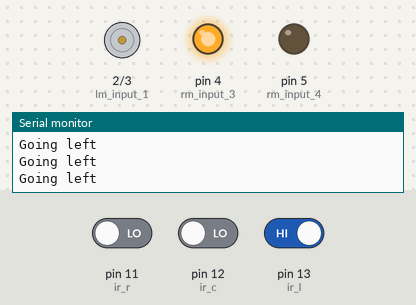
The sketch below on a simulated Arduino Uno, built with avr-gcc and run on an emulated ATmega328P. On the bench: motor-driver pin pairs drawn as motors (green arrow = first pin HIGH = forward, orange = second pin HIGH = backward, longer = more drive), output pins drawn as LEDs (lit = HIGH), the last lines printed to the serial monitor. The inputs (shaded band) are chosen by the test bench; at power-on: pin 13 (ir_l) HIGH, pin 11 (ir_r) LOW, pin 12 (ir_c) LOW.

Above: at 1.2 s.
1.3 s: pin 13 (ir_l) driven LOW
At 1.8 s:
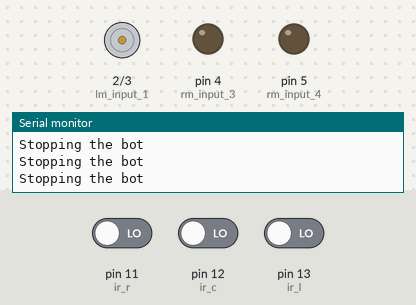
2.8 s: pin 11 (ir_r) driven HIGH
At 3.8 s:
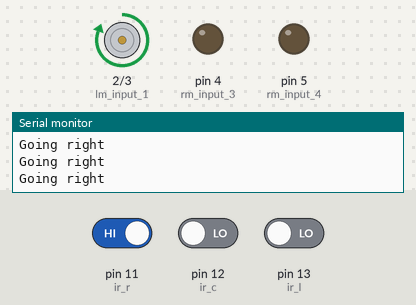
4.3 s: pin 11 (ir_r) driven LOW
At 5.2 s:
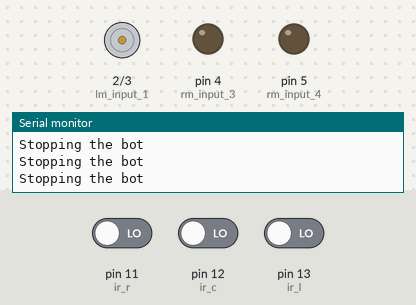
7.3 s: pin 12 (ir_c) driven HIGH
At 7.9 s:
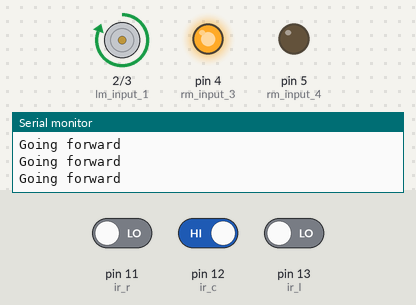
8.8 s: pin 12 (ir_c) driven LOW
At 10.2 s:
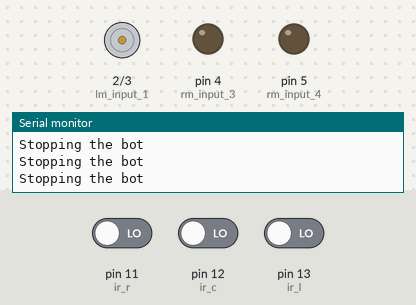
11.8 s: pin 13 (ir_l) driven HIGH
At 12.1 s:
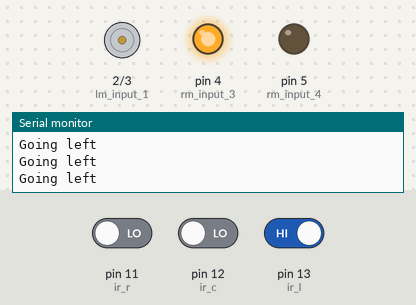
Timing chart, 0 to 14.8 s (numbered marks = the images above; inputs shaded):
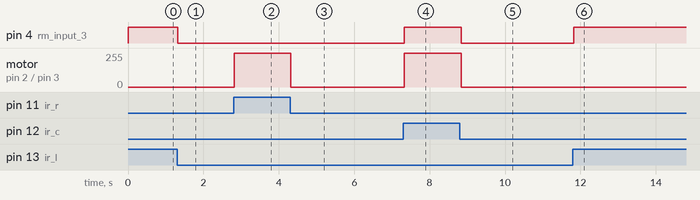

The sketch:

Line_Tracing_Bot__Code_.ino
```cpp
#define lm_input_1 2	//Terminals 1 and 2 of LHS motor
#define lm_input_2 3
#define rm_input_3 4	//Terminals 1 and 2 of RHS motor
#define rm_input_4 5
#define ir_l 13			//LHS IR Sensor
#define ir_c 12			//Centre IR Sensor
#define ir_r 11 		//RHS IR Sensor
int movement;

void setup() {
  Serial.begin(9600);
  pinMode(ir_l, INPUT);
  pinMode(ir_c, INPUT);
  pinMode(ir_r, INPUT);
  pinMode(lm_input_1, OUTPUT);
  pinMode(lm_input_2, OUTPUT);
  pinMode(rm_input_3, OUTPUT);
  pinMode(rm_input_4, OUTPUT);
}

int go_forward() {
  Serial.println("Going forward");
  digitalWrite(lm_input_1, HIGH);
  digitalWrite(lm_input_2, LOW);
  digitalWrite(rm_input_3, HIGH);
  digitalWrite(rm_input_4, LOW);
  return 0;
}

int stop_bot() {
  Serial.println("Stopping the bot");
  digitalWrite(lm_input_1, LOW);
  digitalWrite(lm_input_2, LOW);
  digitalWrite(rm_input_3, LOW);
  digitalWrite(rm_input_4, LOW);
  return 0;
}

int go_left() {
  Serial.println("Going left");
  digitalWrite(lm_input_1, LOW);
  digitalWrite(lm_input_2, LOW);
  digitalWrite(rm_input_3, HIGH);
  digitalWrite(rm_input_4, LOW);
  return 0;
}

int go_right() {
  Serial.println("Going right");
  digitalWrite(lm_input_1, HIGH);
  digitalWrite(lm_input_2, LOW);
  digitalWrite(rm_input_3, LOW);
  digitalWrite(rm_input_4, LOW);
  return 0;
}

void loop() {
  //Taking inputs from three IR Sensors-
  int il = digitalRead(ir_l);
  int ic = digitalRead(ir_c);
  int ir = digitalRead(ir_r);
  digitalWrite(6, HIGH);

  if ((il == 0) && (ic == 1) && (ir == 0)) {	//only the centre IR Sensor is on the line.
  	//keep going forward
    movement = go_forward();
  }

  else if ((il == 0) && (ic == 0) && (ir == 1)) {	//only right IR Sensor is on the line
    //move to right
    movement = go_right();
  }

  else if ((il == 1) && (ic == 0) && (ir == 0)) {	//only left IR Sensor is on the line
    //move to left
    movement = go_left();
  }

  else if ((il == 0) && (ic == 1) && (ir == 1)) {	//right and centre IR Sensor is on the line
    //move to right
    movement = go_right();
  }

  else if ((il == 1) && (ic == 1) && (ir == 0)) {	//left and centre IR Sensor is on the line
    //move to left
    movement = go_left();
  }


  else if ((il == 1) && (ic == 1) && (ir == 1)) {	//all three IR Sensors are on the line
    //move to right
    movement = go_right();
  }

  else if ((il == 0) && (ic == 0) && (ir == 0)) {	//no IR Sensor is on the line
    //stop the bot
    movement = stop_bot();
  }
}	//End of loop

//TinkerCAD Link: https://www.tinkercad.com/things/jJH6uYaclC2-line-tracing-bot/editel?sharecode=u1qoBl8UaIvgGl1ACXnaGrs4BJsldAh96s9lDa2PZ9w
```

Measured:
- after the input at 1.3 s, pin 4 (rm_input_3): HIGH → LOW at once
- after the input at 2.8 s, motor on pin 2 (lm_input_1) / pin 3 (lm_input_2): stopped → forward 255/255 at once
- after the input at 4.3 s, motor on pin 2 (lm_input_1) / pin 3 (lm_input_2): forward 255/255 → stopped at once
- after the input at 7.3 s, pin 4 (rm_input_3): LOW → HIGH at once; motor on pin 2 (lm_input_1) / pin 3 (lm_input_2): stopped → forward 255/255 at once
- after the input at 8.8 s, pin 4 (rm_input_3): HIGH → LOW at once; motor on pin 2 (lm_input_1) / pin 3 (lm_input_2): forward 255/255 → stopped at once
- after the input at 11.8 s, pin 4 (rm_input_3): LOW → HIGH at once
